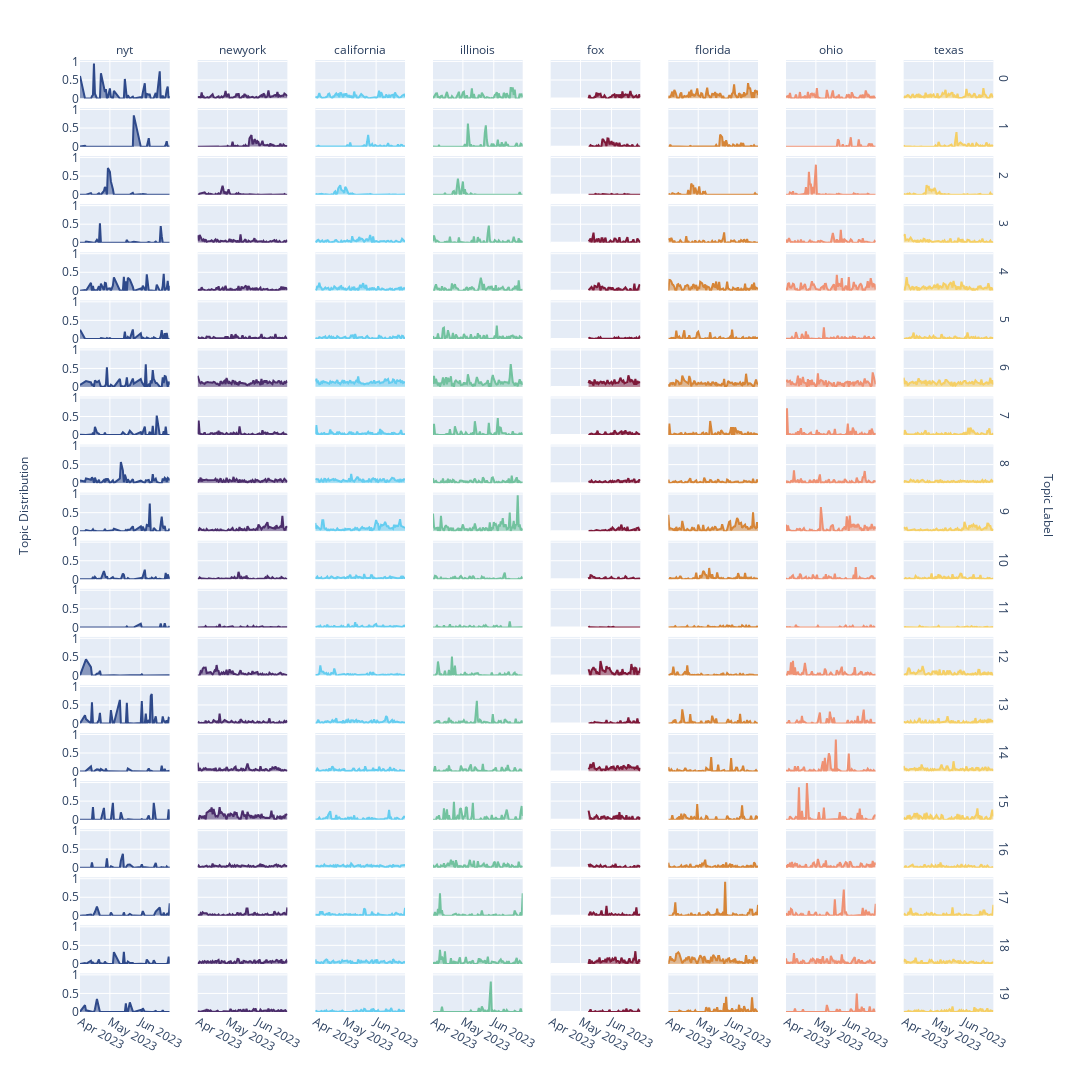

Notebook code for this chart:
### Code cell
daily_media_topic_fig=px.area(daily_collection_topic_df,
x='publish_date',
y='mean_prob',
color='media_group',
facet_row='topic',
facet_col='media_group',
height=1500,
facet_col_spacing=0.03,
facet_row_spacing=0.01,
color_discrete_map=collection_color_map,
category_orders={"media_group": [ 'nyt', 'newyork','california', 'illinois','fox','florida', 'ohio', 'texas', 
       ]},
width=1100)

daily_media_topic_fig.update_layout(showlegend=False,
# ).for_each_annotation(lambda a: a.update(text=topic_labels_dict_str.get(a.text.split("=")[-1], a.text.split("=")[-1] )))
).for_each_annotation(lambda a: a.update(text=a.text.split("=")[-1]))

daily_media_topic_fig.for_each_xaxis(lambda x: x.update(title=None))
daily_media_topic_fig.for_each_yaxis(lambda y: y.update(title=None))

daily_media_topic_fig.add_annotation(x=-0.05,y=0.5,
                   text="Topic Distribution", textangle=-90,
                    xref="paper", yref="paper")

daily_media_topic_fig.add_annotation(x=1.05,y=0.5,
                   text="Topic Label", textangle=-270,
                    xref="paper", yref="paper")

# daily_media_topic_fig.add_annotation(x=0.5,y=-0.05,
#                    text="Date", textangle=0,
#                     xref="paper", yref="paper")

# daily_media_topic_fig.update_layout(yaxis2=dict(title="Topic"))

daily_media_topic_fig.write_image(f'{plots_path}/temporal_collection_area.svg')
daily_media_topic_fig
